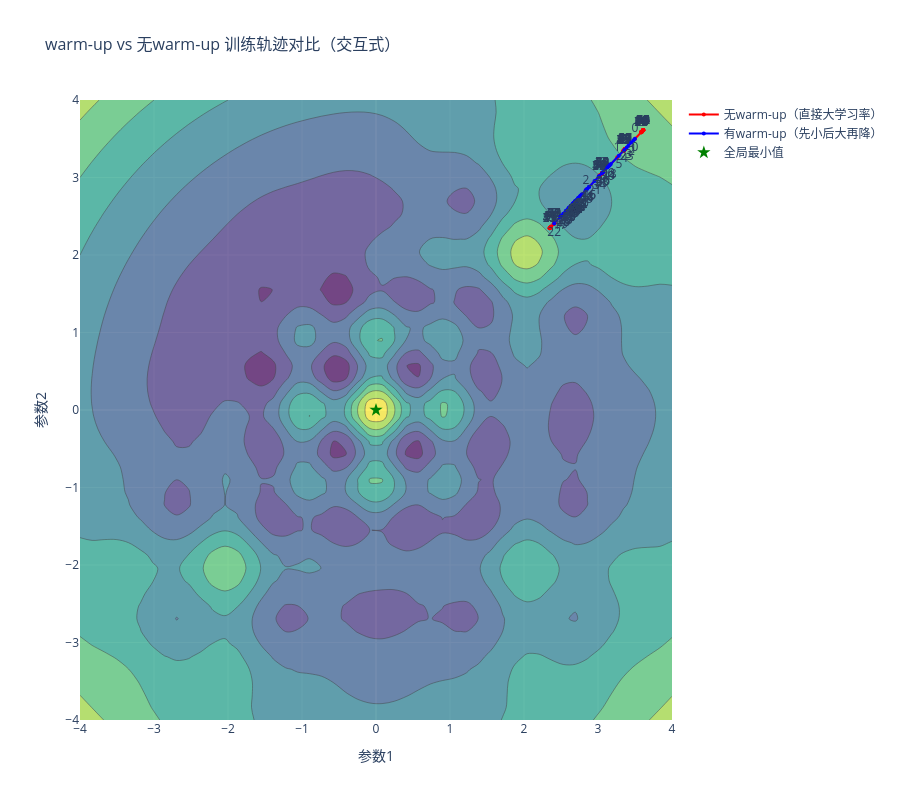
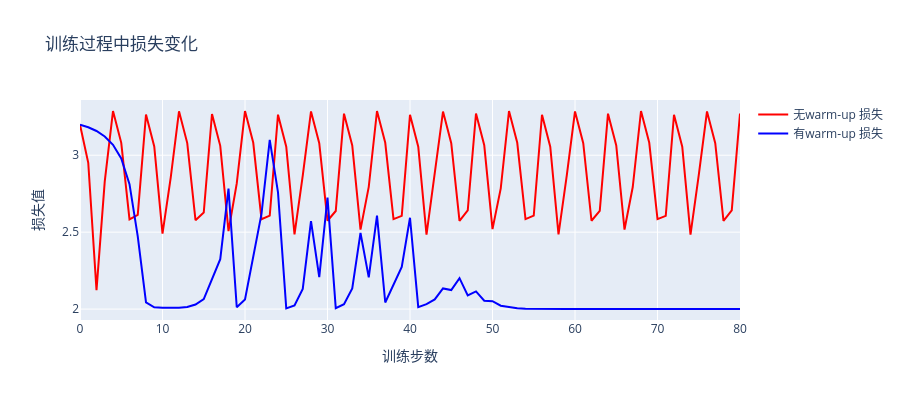

Notebook code for these charts, in order:
### Code cell
import plotly.graph_objects as go
import numpy as np

# 复用修正后的损失函数
def loss_function(x, y):
    global_min = -2 * np.exp(-0.5*(x**2 + y**2)) * (np.cos(3*x)**2 + np.cos(3*y)**2)
    local_min1 = -1.2 * np.exp(-0.5*((x-2)**2 + (y-2)**2)) * (np.cos(2*(x-2))**2 + np.cos(2*(y-2))**2)
    local_min2 = -1.0 * np.exp(-0.5*((x+2)**2 + (y+2)**2)) * (np.cos(2*(x+2))**2 + np.cos(2*(y+2))**2)
    local_min3 = -0.8 * np.exp(-0.5*((x-2)**2 + (y+2)**2)) * (np.cos(2*(x-2))**2 + np.cos(2*(y+2))**2)
    background = 0.1 * (x**2 + y**2)
    loss = -(global_min + local_min1 + local_min2 + local_min3) + background + 0.5
    return loss

# 计算梯度（模拟反向传播）
def compute_gradient(x, y, h=1e-5):
    dx = (loss_function(x+h, y) - loss_function(x-h, y)) / (2*h)
    dy = (loss_function(x, y+h) - loss_function(x, y-h)) / (2*h)
    return np.array([dx, dy])

# 模拟训练（返回参数轨迹和损失轨迹）
def simulate_training(init_x, init_y, total_steps=80):
    # 轨迹存储
    no_warmup_traj = [(init_x, init_y)]
    warmup_traj = [(init_x, init_y)]
    no_warmup_loss = [loss_function(init_x, init_y)]
    warmup_loss = [loss_function(init_x, init_y)]

    # 初始参数
    x1, y1 = init_x, init_y  # 无warm-up
    x2, y2 = init_x, init_y  # 有warm-up

    for step in range(total_steps):
        # ========== 1. 无warm-up：全程大学习率 ==========
        lr_no_warmup = 0.6  # 直接用大学习率
        grad1 = compute_gradient(x1, y1)
        x1 -= lr_no_warmup * grad1[0]
        y1 -= lr_no_warmup * grad1[1]
        no_warmup_traj.append((x1, y1))
        no_warmup_loss.append(loss_function(x1, y1))

        # ========== 2. 有warm-up：先小后大再余弦降 ==========
        # warm-up阶段（前20步）：线性升学习率
        if step < 20:
            lr_warmup = 0.05 + (0.5 - 0.05) * (step / 20)
        # 余弦退火阶段（后60步）：缓慢降学习率
        else:
            anneal_step = step - 20
            anneal_total = total_steps - 20
            lr_warmup = 0.01 + 0.5 * (0.5 - 0.01) * (1 + np.cos(np.pi * anneal_step / anneal_total))

        grad2 = compute_gradient(x2, y2)
        x2 -= lr_warmup * grad2[0]
        y2 -= lr_warmup * grad2[1]
        warmup_traj.append((x2, y2))
        warmup_loss.append(loss_function(x2, y2))

    return {
        "no_warmup": (np.array(no_warmup_traj), no_warmup_loss),
        "warmup": (np.array(warmup_traj), warmup_loss)
    }

# 生成训练数据（初始参数选在“悬崖边”，模拟模型初始化的随机位置）
init_x, init_y = 3.5, 3.5
traj_data = simulate_training(init_x, init_y)

# 提取轨迹
no_warmup_traj, no_warmup_loss = traj_data["no_warmup"]
warmup_traj, warmup_loss = traj_data["warmup"]

# 生成损失曲面背景
x = np.linspace(-4, 4, 50)
y = np.linspace(-4, 4, 50)
X, Y = np.meshgrid(x, y)
Z = loss_function(X, Y)

# 构建交互式对比图
fig = go.Figure()

# 1. 绘制损失曲面背景
fig.add_trace(go.Contour(
    x=x, y=y, z=Z,
    colorscale='Viridis',
    opacity=0.7,
    name='损失等高线',
    showscale=False
))

# 2. 无warm-up的轨迹（红色，带箭头）
fig.add_trace(go.Scatter(
    x=no_warmup_traj[:,0], y=no_warmup_traj[:,1],
    mode='lines+markers+text',
    line=dict(color='red', width=2),
    marker=dict(size=4, color='red'),
    text=[f'{i}' for i in range(len(no_warmup_traj))],
    textposition='top center',
    name='无warm-up（直接大学习率）'
))

# 3. 有warm-up的轨迹（蓝色，带箭头）
fig.add_trace(go.Scatter(
    x=warmup_traj[:,0], y=warmup_traj[:,1],
    mode='lines+markers+text',
    line=dict(color='blue', width=2),
    marker=dict(size=4, color='blue'),
    text=[f'{i}' for i in range(len(warmup_traj))],
    textposition='bottom center',
    name='有warm-up（先小后大再降）'
))

# 标记全局最小值
fig.add_trace(go.Scatter(
    x=[0], y=[0],
    mode='markers',
    marker=dict(size=10, color='green', symbol='star'),
    name='全局最小值'
))

# 设置图样式
fig.update_layout(
    title=dict(text='warm-up vs 无warm-up 训练轨迹对比（交互式）', font=dict(size=16)),
    xaxis_title='参数1',
    yaxis_title='参数2',
    width=900,
    height=800,
    legend=dict(font=dict(size=12)),
    xaxis=dict(range=[-4, 4]),
    yaxis=dict(range=[-4, 4])
)

# 显示图
fig.show()

# ========== 额外：绘制损失变化曲线 ==========
fig_loss = go.Figure()
fig_loss.add_trace(go.Scatter(
    x=list(range(len(no_warmup_loss))), y=no_warmup_loss,
    mode='lines', line=dict(color='red', width=2),
    name='无warm-up 损失'
))
fig_loss.add_trace(go.Scatter(
    x=list(range(len(warmup_loss))), y=warmup_loss,
    mode='lines', line=dict(color='blue', width=2),
    name='有warm-up 损失'
))
fig_loss.update_layout(
    title='训练过程中损失变化',
    xaxis_title='训练步数',
    yaxis_title='损失值',
    width=900,
    height=400,
    legend=dict(font=dict(size=12))
)
fig_loss.show()

### Figure 1 — Plotly figure (JSON) as saved in the notebook; plotly's stock layout.template omitted (floating-point values rounded to 4 significant figures; data arrays with more than 128 entries replaced by an {"elided": "..."} marker saying what was removed)
{"data": [{"colorscale": [[0.0, "#440154"], [0.1111, "#482878"], [0.2222, "#3e4989"], [0.3333, "#31688e"], [0.4444, "#26828e"], [0.5556, "#1f9e89"], [0.6667, "#35b779"], [0.7778, "#6ece58"], [0.8889, "#b5de2b"], [1.0, "#fde725"]], "name": "损失等高线", "opacity": 0.7, "showscale": false, "x": [-4.0, -3.837, -3.673, -3.51, -3.347, -3.184, -3.02, -2.857, -2.694, -2.531, -2.367, -2.204, -2.041, -1.878, -1.714, -1.551, -1.388, -1.224, -1.061, -0.898, -0.7347, -0.5714, -0.4082, -0.2449, -0.08163, 0.08163, 0.2449, 0.4082, 0.5714, 0.7347, 0.898, 1.061, 1.224, 1.388, 1.551, 1.714, 1.878, 2.041, 2.204, 2.367, 2.531, 2.694, 2.857, 3.02, 3.184, 3.347, 3.51, 3.673, 3.837, 4.0], "y": [-4.0, -3.837, -3.673, -3.51, -3.347, -3.184, -3.02, -2.857, -2.694, -2.531, -2.367, -2.204, -2.041, -1.878, -1.714, -1.551, -1.388, -1.224, -1.061, -0.898, -0.7347, -0.5714, -0.4082, -0.2449, -0.08163, 0.08163, 0.2449, 0.4082, 0.5714, 0.7347, 0.898, 1.061, 1.224, 1.388, 1.551, 1.714, 1.878, 2.041, 2.204, 2.367, 2.531, 2.694, 2.857, 3.02, 3.184, 3.347, 3.51, 3.673, 3.837, 4.0], "z": {"elided": "50x50 float values"}, "type": "contour"}, {"line": {"color": "red", "width": 2}, "marker": {"color": "red", "size": 4}, "mode": "lines+markers+text", "name": "无warm-up（直接大学习率）", "text": ["0", "1", "2", "3", "4", "5", "6", "7", "8", "9", "10", "11", "12", "13", "14", "15", "16", "17", "18", "19", "20", "21", "22", "23", "24", "25", "26", "27", "28", "29", "30", "31", "32", "33", "34", "35", "36", "37", "38", "39", "40", "41", "42", "43", "44", "45", "46", "47", "48", "49", "50", "51", "52", "53", "54", "55", "56", "57", "58", "59", "60", "61", "62", "63", "64", "65", "66", "67", "68", "69", "70", "71", "72", "73", "74", "75", "76", "77", "78", "79", "80"], "textposition": "top center", "x": [3.5, 3.261, 2.837, 2.356, 3.612, 3.368, 3.059, 2.409, 3.584, 3.346, 3.017, 2.35, 3.61, 3.366, 3.056, 2.405, 3.589, 3.35, 3.024, 2.359, 3.613, 3.368, 3.059, 2.411, 3.583, 3.345, 3.014, 2.347, 3.609, 3.366, 3.055, 2.403, 3.591, 3.352, 3.028, 2.364, 3.613, 3.368, 3.06, 2.411, 3.582, 3.344, 3.014, 2.346, 3.609, 3.365, 3.054, 2.402, 3.593, 3.353, 3.03, 2.367, 3.613, 3.368, 3.059, 2.411, 3.583, 3.344, 3.014, 2.347, 3.609, 3.366, 3.055, 2.403, 3.592, 3.352, 3.029, 2.365, 3.613, 3.368, 3.06, 2.411, 3.582, 3.344, 3.014, 2.346, 3.609, 3.365, 3.054, 2.402, 3.593], "y": [3.5, 3.261, 2.837, 2.356, 3.612, 3.368, 3.059, 2.41, 3.584, 3.346, 3.017, 2.35, 3.61, 3.366, 3.056, 2.405, 3.589, 3.35, 3.024, 2.359, 3.613, 3.368, 3.059, 2.411, 3.583, 3.345, 3.015, 2.347, 3.609, 3.366, 3.055, 2.403, 3.591, 3.352, 3.028, 2.364, 3.613, 3.368, 3.06, 2.411, 3.582, 3.344, 3.014, 2.346, 3.609, 3.365, 3.054, 2.402, 3.593, 3.353, 3.03, 2.367, 3.613, 3.368, 3.059, 2.411, 3.583, 3.345, 3.014, 2.347, 3.609, 3.366, 3.055, 2.403, 3.592, 3.352, 3.029, 2.365, 3.613, 3.368, 3.06, 2.411, 3.582, 3.344, 3.014, 2.346, 3.609, 3.365, 3.054, 2.402, 3.593], "type": "scatter"}, {"line": {"color": "blue", "width": 2}, "marker": {"color": "blue", "size": 4}, "mode": "lines+markers+text", "name": "有warm-up（先小后大再降）", "text": ["0", "1", "2", "3", "4", "5", "6", "7", "8", "9", "10", "11", "12", "13", "14", "15", "16", "17", "18", "19", "20", "21", "22", "23", "24", "25", "26", "27", "28", "29", "30", "31", "32", "33", "34", "35", "36", "37", "38", "39", "40", "41", "42", "43", "44", "45", "46", "47", "48", "49", "50", "51", "52", "53", "54", "55", "56", "57", "58", "59", "60", "61", "62", "63", "64", "65", "66", "67", "68", "69", "70", "71", "72", "73", "74", "75", "76", "77", "78", "79", "80"], "textposition": "bottom center", "x": [3.5, 3.48, 3.451, 3.41, 3.356, 3.281, 3.173, 3.009, 2.778, 2.659, 2.731, 2.667, 2.733, 2.655, 2.763, 2.605, 2.878, 2.491, 3.158, 2.738, 2.606, 2.953, 2.408, 3.387, 3.144, 2.675, 2.756, 2.566, 3.053, 2.533, 3.127, 2.669, 2.765, 2.564, 3.019, 2.533, 3.07, 2.622, 2.856, 2.508, 3.064, 2.657, 2.766, 2.606, 2.844, 2.57, 2.881, 2.589, 2.832, 2.613, 2.785, 2.643, 2.741, 2.673, 2.712, 2.691, 2.7, 2.697, 2.697, 2.697, 2.697, 2.697, 2.697, 2.697, 2.697, 2.697, 2.697, 2.697, 2.697, 2.697, 2.697, 2.697, 2.697, 2.697, 2.697, 2.697, 2.697, 2.697, 2.697, 2.697, 2.697], "y": [3.5, 3.48, 3.451, 3.41, 3.356, 3.281, 3.173, 3.009, 2.778, 2.659, 2.731, 2.667, 2.733, 2.655, 2.763, 2.605, 2.878, 2.491, 3.158, 2.738, 2.606, 2.953, 2.408, 3.387, 3.144, 2.675, 2.756, 2.566, 3.053, 2.533, 3.127, 2.669, 2.765, 2.564, 3.019, 2.533, 3.07, 2.622, 2.856, 2.508, 3.064, 2.657, 2.766, 2.606, 2.844, 2.57, 2.881, 2.589, 2.832, 2.613, 2.785, 2.643, 2.741, 2.673, 2.712, 2.691, 2.7, 2.697, 2.697, 2.697, 2.697, 2.697, 2.697, 2.697, 2.697, 2.697, 2.697, 2.697, 2.697, 2.697, 2.697, 2.697, 2.697, 2.697, 2.697, 2.697, 2.697, 2.697, 2.697, 2.697, 2.697], "type": "scatter"}, {"marker": {"color": "green", "size": 10, "symbol": "star"}, "mode": "markers", "name": "全局最小值", "x": [0], "y": [0], "type": "scatter"}], "layout": {"title": {"font": {"size": 16}, "text": "warm-up vs 无warm-up 训练轨迹对比（交互式）"}, "legend": {"font": {"size": 12}}, "xaxis": {"title": {"text": "参数1"}, "range": [-4, 4]}, "yaxis": {"title": {"text": "参数2"}, "range": [-4, 4]}, "width": 900, "height": 800}}

### Figure 2 — Plotly figure (JSON) as saved in the notebook; plotly's stock layout.template omitted (floating-point values rounded to 4 significant figures)
{"data": [{"line": {"color": "red", "width": 2}, "mode": "lines", "name": "无warm-up 损失", "x": [0, 1, 2, 3, 4, 5, 6, 7, 8, 9, 10, 11, 12, 13, 14, 15, 16, 17, 18, 19, 20, 21, 22, 23, 24, 25, 26, 27, 28, 29, 30, 31, 32, 33, 34, 35, 36, 37, 38, 39, 40, 41, 42, 43, 44, 45, 46, 47, 48, 49, 50, 51, 52, 53, 54, 55, 56, 57, 58, 59, 60, 61, 62, 63, 64, 65, 66, 67, 68, 69, 70, 71, 72, 73, 74, 75, 76, 77, 78, 79, 80], "y": [3.198, 2.951, 2.123, 2.83, 3.287, 3.08, 2.583, 2.612, 3.264, 3.057, 2.49, 2.856, 3.285, 3.079, 2.577, 2.628, 3.268, 3.061, 2.507, 2.817, 3.287, 3.081, 2.584, 2.608, 3.263, 3.056, 2.486, 2.867, 3.284, 3.078, 2.574, 2.637, 3.27, 3.063, 2.516, 2.794, 3.287, 3.081, 2.585, 2.606, 3.263, 3.055, 2.484, 2.871, 3.284, 3.078, 2.573, 2.642, 3.271, 3.064, 2.52, 2.785, 3.287, 3.081, 2.584, 2.607, 3.263, 3.056, 2.485, 2.868, 3.284, 3.078, 2.574, 2.638, 3.27, 3.064, 2.517, 2.793, 3.287, 3.081, 2.585, 2.606, 3.263, 3.055, 2.484, 2.871, 3.284, 3.078, 2.573, 2.641, 3.271], "type": "scatter"}, {"line": {"color": "blue", "width": 2}, "mode": "lines", "name": "有warm-up 损失", "x": [0, 1, 2, 3, 4, 5, 6, 7, 8, 9, 10, 11, 12, 13, 14, 15, 16, 17, 18, 19, 20, 21, 22, 23, 24, 25, 26, 27, 28, 29, 30, 31, 32, 33, 34, 35, 36, 37, 38, 39, 40, 41, 42, 43, 44, 45, 46, 47, 48, 49, 50, 51, 52, 53, 54, 55, 56, 57, 58, 59, 60, 61, 62, 63, 64, 65, 66, 67, 68, 69, 70, 71, 72, 73, 74, 75, 76, 77, 78, 79, 80], "y": [3.198, 3.182, 3.157, 3.122, 3.068, 2.979, 2.812, 2.473, 2.044, 2.011, 2.008, 2.007, 2.009, 2.014, 2.03, 2.064, 2.194, 2.324, 2.783, 2.012, 2.063, 2.35, 2.619, 3.1, 2.758, 2.004, 2.024, 2.131, 2.571, 2.207, 2.725, 2.006, 2.031, 2.135, 2.495, 2.206, 2.607, 2.043, 2.154, 2.274, 2.594, 2.012, 2.033, 2.063, 2.134, 2.124, 2.201, 2.088, 2.115, 2.054, 2.052, 2.022, 2.014, 2.005, 2.002, 2.001, 2.001, 2.001, 2.001, 2.001, 2.001, 2.001, 2.001, 2.001, 2.001, 2.001, 2.001, 2.001, 2.001, 2.001, 2.001, 2.001, 2.001, 2.001, 2.001, 2.001, 2.001, 2.001, 2.001, 2.001, 2.001], "type": "scatter"}], "layout": {"legend": {"font": {"size": 12}}, "title": {"text": "训练过程中损失变化"}, "xaxis": {"title": {"text": "训练步数"}}, "yaxis": {"title": {"text": "损失值"}}, "width": 900, "height": 400}}
